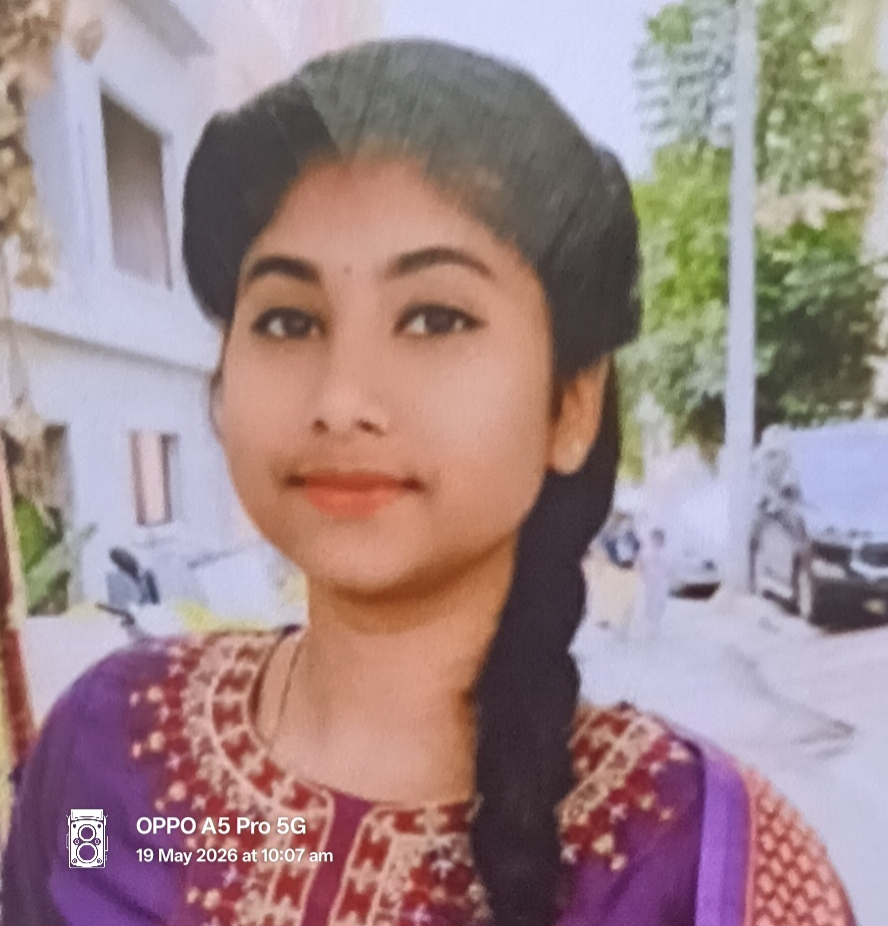
#> input picture backend/faces/Alice.jpg, 888 x 926 px, given in place of the camera
$ python recognition.py
#> lines starting #> are read from the running program, lines starting #| are printed output that depends on the picture
import cv2
import numpy as np
import csv
from datetime import datetime

# Load model
recognizer = cv2.face.LBPHFaceRecognizer_create()
recognizer.read("trainer.yml")

# Haar cascade
face_cascade = cv2.CascadeClassifier(
    cv2.data.haarcascades + "haarcascade_frontalface_default.xml"
)

# Labels
names = {0: "Gagana"}

# Attendance function
def mark_attendance(name):
    with open("attendance.csv", "r+") as f:
        data = f.readlines()
        recorded = []

        for line in data:
            entry = line.split(",")
            recorded.append(entry[0])

        if name not in recorded:
            now = datetime.now()
            dt = now.strftime("%Y-%m-%d,%H:%M:%S")
            f.writelines(f"\n{name},{dt}")

cap = cv2.VideoCapture(0)

while True:
    ret, frame = cap.read()
#> frame is the input picture: shape (926, 888, 3); mean B, G, R 137.1, 135.8, 159.1
    gray = cv2.cvtColor(frame, cv2.COLOR_BGR2GRAY)
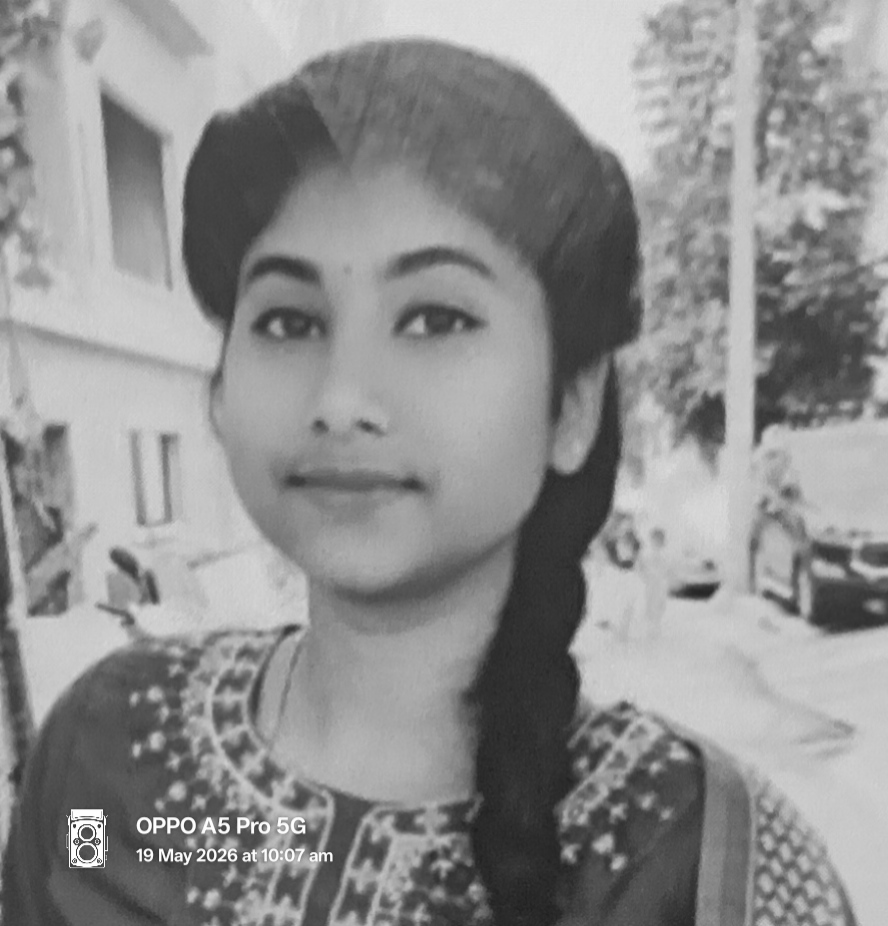
#> gray: shape (926, 888); min 30, max 255, mean 142.9

    faces = face_cascade.detectMultiScale(gray, 1.1, 4)
#> faces = [[621, 403, 57, 57], [137, 144, 450, 450]]

    for (x, y, w, h) in faces:
        roi = gray[y:y+h, x:x+w]

        label, confidence = recognizer.predict(roi)

        if confidence < 80:
            name = names.get(label, "Unknown")
        else:
            name = "Unknown"

#> (the run stopped early here; a loop or call above may not have finished)

$ run again, on backend/faces/Gagana.jpg
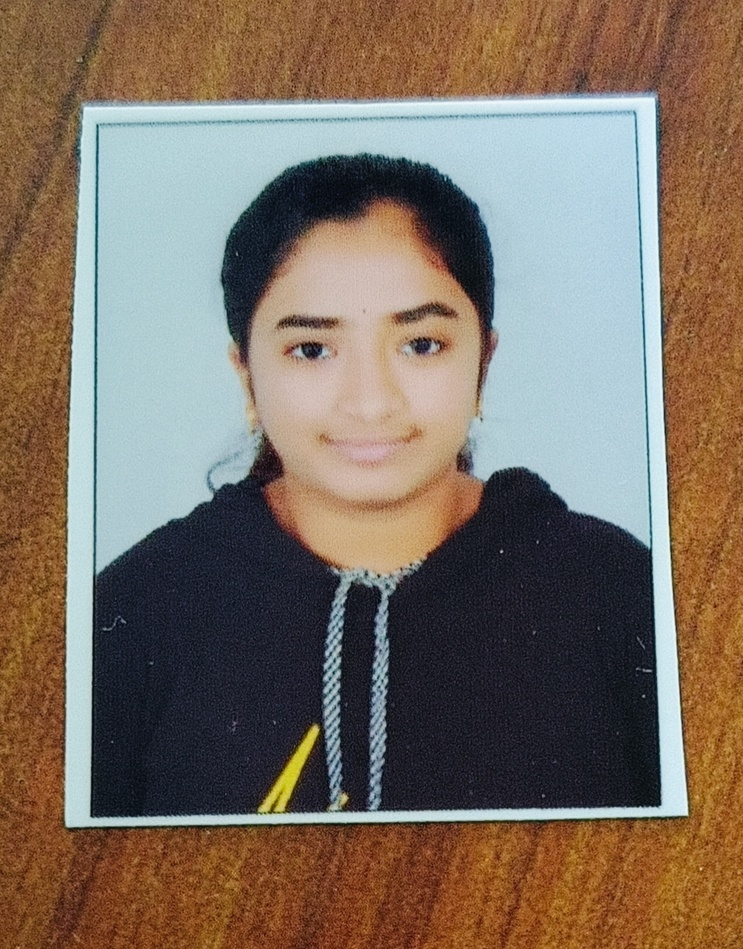
#> input picture backend/faces/Gagana.jpg, 743 x 949 px, shrunk from 1052 x 1343 before the run, given in place of the camera
#> frame is the input picture: shape (949, 743, 3); mean B, G, R 97.5, 110.7, 125.2
#> `gray = cv2.cvtColor(frame, cv2.COLOR_BGR2GRAY)`:
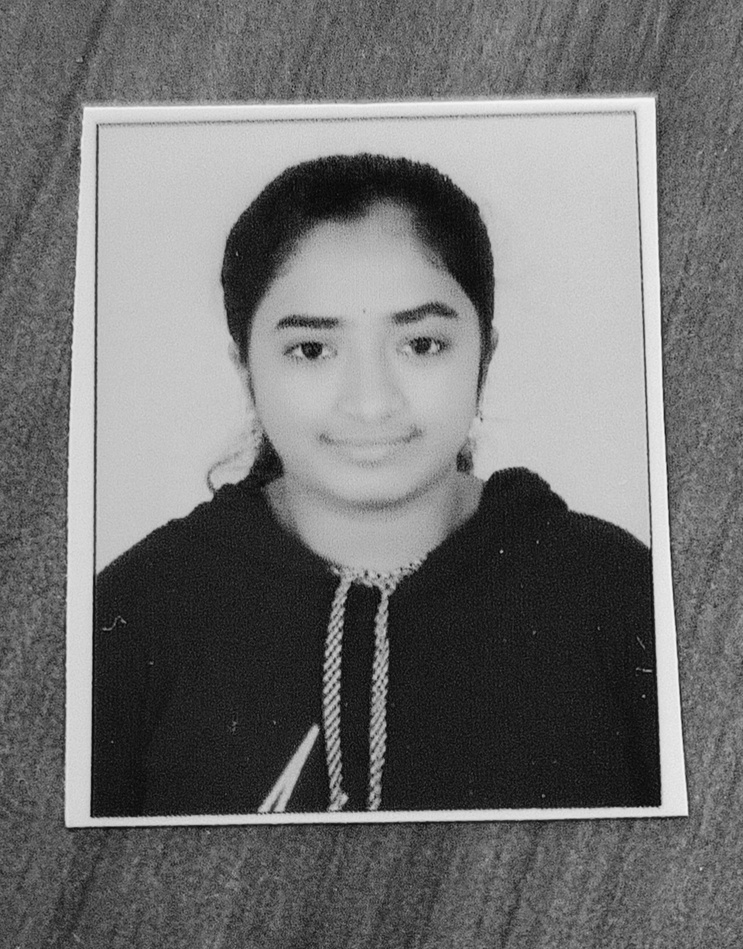
#> gray: shape (949, 743); min 1, max 248, mean 113.6
#> faces = [[218, 229, 298, 298]]

$ run again, on backend/faces/John.jpg
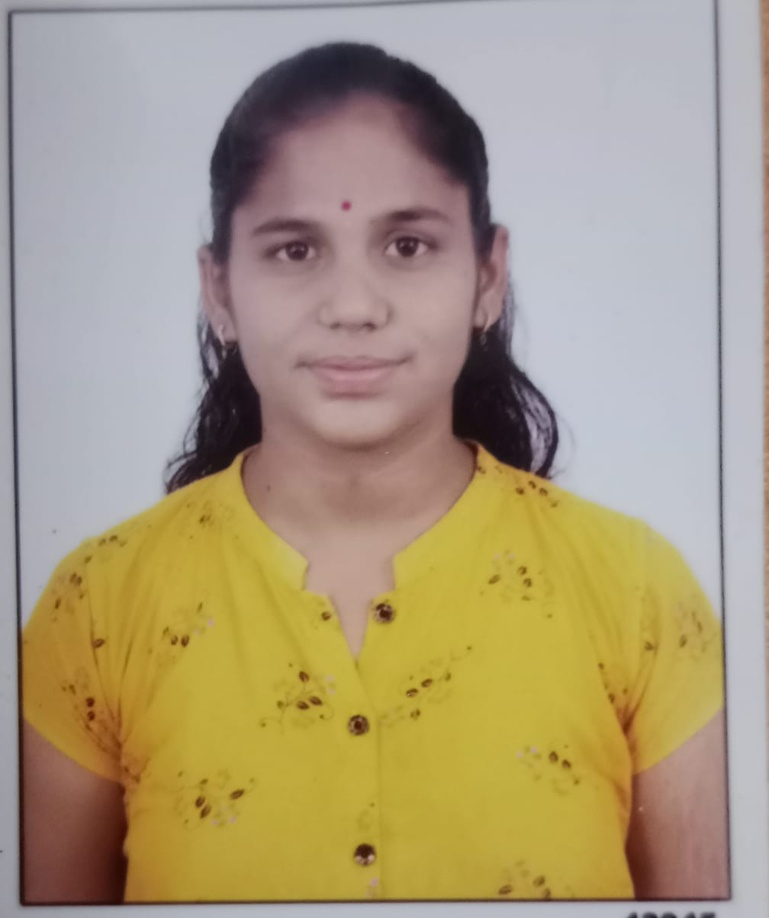
#> input picture backend/faces/John.jpg, 769 x 918 px, shrunk from 1008 x 1204 before the run, given in place of the camera
#> frame is the input picture: shape (918, 769, 3); mean B, G, R 125.1, 154, 169.1
#> `gray = cv2.cvtColor(frame, cv2.COLOR_BGR2GRAY)`:
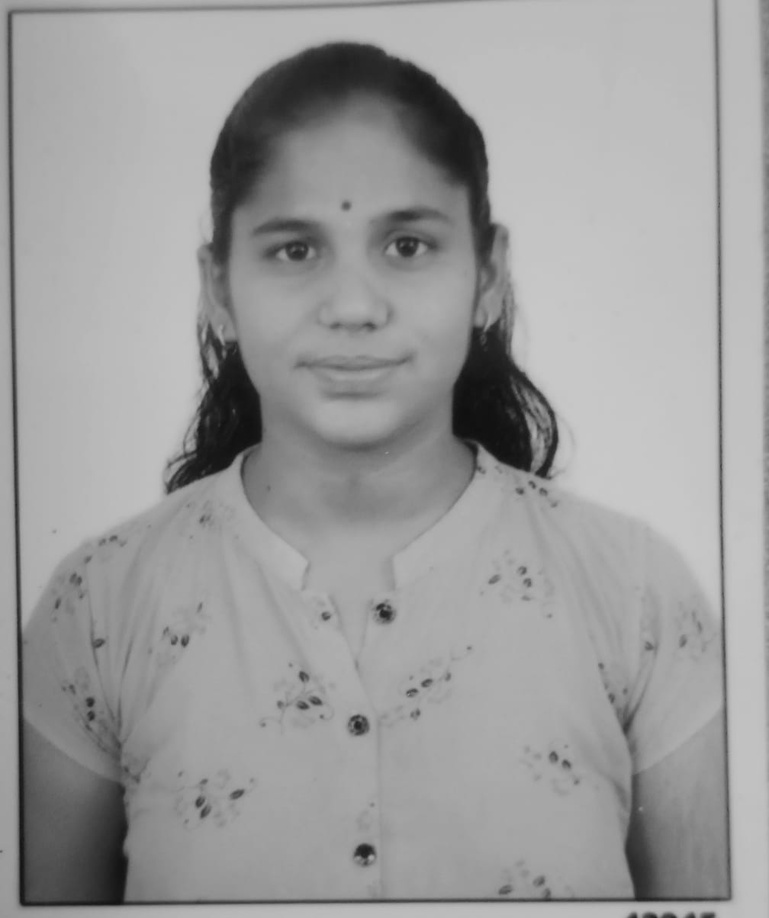
#> gray: shape (918, 769); min 15, max 201, mean 155.2
#> faces = [[199, 133, 300, 300]]
